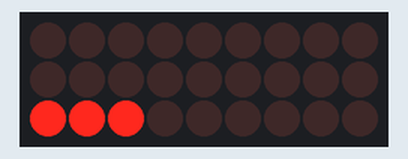
Bench run of a sketch on a simulated Arduino Uno, built with avr-gcc and run on an emulated ATmega328P. Parts: 9×3 LED matrix. Wiring (inferred from the names in the program): LED matrix (orientation assumed): rows pin 12, pin 13, pin 11; columns pin 2, pin 3, pin 4, pin 5, pin 6, pin 7, pin 8, pin 9, pin 10. Random numbers use the default seed unless the sketch sets one.

Above: at 0.09 s.
At 4.27 s:
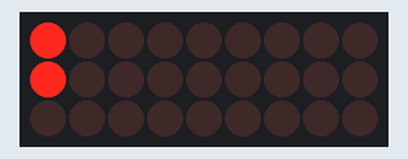
At 8.8 s:
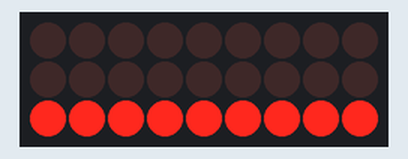
At 17.47 s:
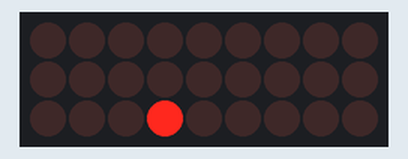
At 25.4 s:
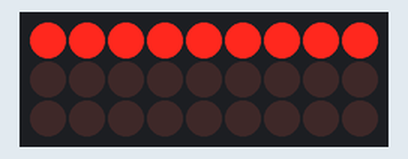
At 34.9 s:
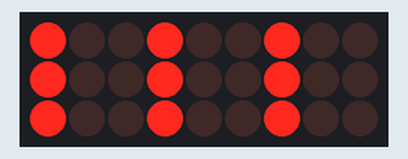

The sketch:

led_cube.ino
```cpp
int c1 = 2;
int c2 = 3;
int c3 = 4;
int c4 = 5;
int c5 = 6;
int c6 = 7;
int c7 = 8;
int c8 = 9;
int c9 = 10;
int r1 = 11;
int r2 = 12;
int r3 = 13;
float w = .5;
int t = 2;
int which = 0;
void setup() {
  for(int x = 2; x <= 13; x++){
    pinMode(x, OUTPUT);
  }
 randomSeed(analogRead(0));
}


void loop() {
  which = random(1, 7);

  switch(which){
  case 1:
    single_run_1_27(100 * w, 1 * t);
    break;
  case 2:
    vertical_run_1_27(100 * w, 1 * t);
    break;
  case 3:
    rows_horizontal(50 * w, 1 * t);
    break;
  case 4:
    rows_horizontal_2(50 * w, 1 * t);
    break;
  case 5:
    layers_vertical(25 * w, 2 * t);
    break;
  case 6:
    layers_horizontal(25 * w, 2 * t);
    break;
  }

}


//Turn on an LED
void turnon(int c, int r){
  digitalWrite(c, HIGH);
  if(r == r1){
    digitalWrite(r1, LOW);
    digitalWrite(r2, HIGH);
    digitalWrite(r3, HIGH);
  }
  if(r == r2){
    digitalWrite(r1, HIGH);
    digitalWrite(r2, LOW);
    digitalWrite(r3, HIGH);
  }
  if(r == r3){
    digitalWrite(r1, HIGH);
    digitalWrite(r2, HIGH);
    digitalWrite(r3, LOW);
  }
}


//Turn off all LED's
void turnoff(){
  digitalWrite(c1, LOW);
  digitalWrite(c2, LOW);
  digitalWrite(c3, LOW);
  digitalWrite(c4, LOW);
  digitalWrite(c5, LOW);
  digitalWrite(c6, LOW);
  digitalWrite(c7, LOW);
  digitalWrite(c8, LOW);
  digitalWrite(c9, LOW);
  digitalWrite(r1, LOW);
  digitalWrite(r2, LOW);
  digitalWrite(r3, LOW);
}

// flash led on and then off
void flash(int c, int r, int d){
  turnon(c, r);
  delay(d);
  turnoff();
}

//Patterns
//Single run 1-27
void single_run_1_27(int s, int c){
  for(int i = 0; i < c; i++){
    //row1
    flash(c1, r1, s);
    flash(c2, r1, s);
    flash(c3, r1, s);
    flash(c4, r1, s);
    flash(c5, r1, s);
    flash(c6, r1, s);
    flash(c7, r1, s);
    flash(c8, r1, s);
    flash(c9, r1, s);

    //row2
    flash(c1, r2, s);
    flash(c2, r2, s);
    flash(c3, r2, s);
    flash(c4, r2, s);
    flash(c5, r2, s);
    flash(c6, r2, s);
    flash(c7, r2, s);
    flash(c8, r2, s);
    flash(c9, r2, s);

    //row3
    flash(c1, r3, s);
    flash(c2, r3, s);
    flash(c3, r3, s);
    flash(c4, r3, s);
    flash(c5, r3, s);
    flash(c6, r3, s);
    flash(c7, r3, s);
    flash(c8, r3, s);
    flash(c9, r3, s);
  }
}

//vertical run 1-27
void vertical_run_1_27(int s, int c){
  for(int i = 0; i < c; i++){
    //col1
    flash(c1, r1, s);
    flash(c1, r2, s);
    flash(c1, r3, s);

    //col2
    flash(c2, r1, s);
    flash(c2, r2, s);
    flash(c2, r3, s);

    //col3
    flash(c3, r1, s);
    flash(c3, r2, s);
    flash(c3, r3, s);

    //col4
    flash(c4, r1, s);
    flash(c4, r2, s);
    flash(c4, r3, s);

    //col5
    flash(c5, r1, s);
    flash(c5, r2, s);
    flash(c5, r3, s);

    //col6
    flash(c6, r1, s);
    flash(c6, r2, s);
    flash(c6, r3, s);

    //col7
    flash(c7, r1, s);
    flash(c7, r2, s);
    flash(c7, r3, s);

    //col8
    flash(c8, r1, s);
    flash(c8, r2, s);
    flash(c8, r3, s);

    //col9
    flash(c9, r1, s);
    flash(c9, r2, s);
    flash(c9, r3, s);
  }
}

//horizontal rows
void rows_horizontal(int s, int c){
  for(int x = 0; x < c; x++){
    //first row
    for (int i = 0; i < s; i++){
      flash(c1, r1, 1);
      flash(c2, r1, 1);
      flash(c3, r1, 1);
    }

    //second row
    for (int i = 0; i < s; i++){
      flash(c4, r1, 1);
      flash(c5, r1, 1);
      flash(c6, r1, 1);
    }

    //third row
    for (int i = 0; i < s; i++){
      flash(c7, r1, 1);
      flash(c8, r1, 1);
      flash(c9, r1, 1);
    }

    //fourth row
    for (int i = 0; i < s; i++){
      flash(c1, r2, 1);
      flash(c2, r2, 1);
      flash(c3, r2, 1);
    }

    //fifth row
    for (int i = 0; i < s; i++){
      flash(c4, r2, 1);
      flash(c5, r2, 1);
      flash(c6, r2, 1);
    }

    //sixth row
    for (int i = 0; i < s; i++){
      flash(c7, r2, 1);
      flash(c8, r2, 1);
      flash(c9, r2, 1);
    }

    //seventh row
    for (int i = 0; i < s; i++){
      flash(c1, r3, 1);
      flash(c2, r3, 1);
      flash(c3, r3, 1);
    }

    //eighth row
    for (int i = 0; i < s; i++){
      flash(c4, r3, 1);
      flash(c5, r3, 1);
      flash(c6, r3, 1);
    }

    //nineth row
    for (int i = 0; i < s; i++){
      flash(c7, r3, 1);
      flash(c8, r3, 1);
      flash(c9, r3, 1);
    }

    //eighth row
    for (int i = 0; i < s; i++){
      flash(c4, r3, 1);
      flash(c5, r3, 1);
      flash(c6, r3, 1);
    }

    //seventh row
    for (int i = 0; i < s; i++){
      flash(c1, r3, 1);
      flash(c2, r3, 1);
      flash(c3, r3, 1);
    }

    //sixth row
    for (int i = 0; i < s; i++){
      flash(c7, r2, 1);
      flash(c8, r2, 1);
      flash(c9, r2, 1);
    }

    //fifth row
    for (int i = 0; i < s; i++){
      flash(c4, r2, 1);
      flash(c5, r2, 1);
      flash(c6, r2, 1);
    }

    //fourth row
    for (int i = 0; i < s; i++){
      flash(c1, r2, 1);
      flash(c2, r2, 1);
      flash(c3, r2, 1);
    }

    //third row
    for (int i = 0; i < s; i++){
      flash(c7, r1, 1);
      flash(c8, r1, 1);
      flash(c9, r1, 1);
    }

    //second row
    for (int i = 0; i < s; i++){
      flash(c4, r1, 1);
      flash(c5, r1, 1);
      flash(c6, r1, 1);
    }

    //first row
    for (int i = 0; i < s; i++){
      flash(c1, r1, 1);
      flash(c2, r1, 1);
      flash(c3, r1, 1);
    }
  }
}

//horizontal rows the other way
void rows_horizontal_2(int s, int c){
  for(int x = 0; x < c; x++){
    //first row
    for (int i = 0; i < s; i++){
      flash(c1, r1, 1);
      flash(c4, r1, 1);
      flash(c7, r1, 1);
    }

    //second row
    for (int i = 0; i < s; i++){
      flash(c2, r1, 1);
      flash(c5, r1, 1);
      flash(c8, r1, 1);
    }

    //third row
    for (int i = 0; i < s; i++){
      flash(c3, r1, 1);
      flash(c6, r1, 1);
      flash(c9, r1, 1);
    }

    //fourth row
    for (int i = 0; i < s; i++){
      flash(c1, r2, 1);
      flash(c4, r2, 1);
      flash(c7, r2, 1);
    }

    //fifth row
    for (int i = 0; i < s; i++){
      flash(c2, r2, 1);
      flash(c5, r2, 1);
      flash(c8, r2, 1);
    }

    //sixth row
    for (int i = 0; i < s; i++){
      flash(c3, r2, 1);
      flash(c6, r2, 1);
      flash(c9, r2, 1);
    }

    //seventh row
    for (int i = 0; i < s; i++){
      flash(c1, r3, 1);
      flash(c4, r3, 1);
      flash(c7, r3, 1);
    }

    //eighth row
    for (int i = 0; i < s; i++){
      flash(c2, r3, 1);
      flash(c5, r3, 1);
      flash(c8, r3, 1);
    }

    //nineth row
    for (int i = 0; i < s; i++){
      flash(c3, r3, 1);
      flash(c6, r3, 1);
      flash(c9, r3, 1);
    }

    //eighth row
    for (int i = 0; i < s; i++){
      flash(c2, r3, 1);
      flash(c5, r3, 1);
      flash(c8, r3, 1);
    }

    //seventh row
    for (int i = 0; i < s; i++){
      flash(c1, r3, 1);
      flash(c4, r3, 1);
      flash(c7, r3, 1);
    }

    //sixth row
    for (int i = 0; i < s; i++){
      flash(c3, r2, 1);
      flash(c6, r2, 1);
      flash(c9, r2, 1);
    }

    //fifth row
    for (int i = 0; i < s; i++){
      flash(c2, r2, 1);
      flash(c5, r2, 1);
      flash(c8, r2, 1);
    }

    //fourth row
    for (int i = 0; i < s; i++){
      flash(c1, r2, 1);
      flash(c4, r2, 1);
      flash(c7, r2, 1);
    }

    //third row
    for (int i = 0; i < s; i++){
      flash(c3, r1, 1);
      flash(c6, r1, 1);
      flash(c9, r1, 1);
    }

    //second row
    for (int i = 0; i < s; i++){
      flash(c2, r1, 1);
      flash(c5, r1, 1);
      flash(c8, r1, 1);
    }

    //first row
    for (int i = 0; i < s; i++){
      flash(c1, r1, 1);
      flash(c4, r1, 1);
      flash(c7, r1, 1);
    }
  }
}

// Layers from bottom to top and then back down
void layers_vertical(int s, int c){
  //layer 1
  for(int i = 0; i < c; i++){
    for(int x = 0; x < s; x++){
      flash(c1, r1, 1);
      flash(c2, r1, 1);
      flash(c3, r1, 1);
      flash(c4, r1, 1);
      flash(c5, r1, 1);
      flash(c6, r1, 1);
      flash(c7, r1, 1);
      flash(c8, r1, 1);
      flash(c9, r1, 1);
    }

    //layer 2
    for(int x = 0; x < s; x++){
      flash(c1, r2, 1);
      flash(c2, r2, 1);
      flash(c3, r2, 1);
      flash(c4, r2, 1);
      flash(c5, r2, 1);
      flash(c6, r2, 1);
      flash(c7, r2, 1);
      flash(c8, r2, 1);
      flash(c9, r2, 1);
    }

    //layer 1
    for(int x = 0; x < s; x++){
      flash(c1, r3, 1);
      flash(c2, r3, 1);
      flash(c3, r3, 1);
      flash(c4, r3, 1);
      flash(c5, r3, 1);
      flash(c6, r3, 1);
      flash(c7, r3, 1);
      flash(c8, r3, 1);
      flash(c9, r3, 1);
    }

    //layer 2
    for(int x = 0; x < s; x++){
      flash(c1, r2, 1);
      flash(c2, r2, 1);
      flash(c3, r2, 1);
      flash(c4, r2, 1);
      flash(c5, r2, 1);
      flash(c6, r2, 1);
      flash(c7, r2, 1);
      flash(c8, r2, 1);
      flash(c9, r2, 1);
    }

    //layer 1
    for(int x = 0; x < s; x++){
      flash(c1, r1, 1);
      flash(c2, r1, 1);
      flash(c3, r1, 1);
      flash(c4, r1, 1);
      flash(c5, r1, 1);
      flash(c6, r1, 1);
      flash(c7, r1, 1);
      flash(c8, r1, 1);
      flash(c9, r1, 1);
    }
  }
}

// Layers from left to right and then back down
void layers_horizontal(int s, int c){
  //layer 1
  for(int i = 0; i < c; i++){
    for(int x = 0; x < s; x++){
      flash(c1, r1, 1);
      flash(c1, r2, 1);
      flash(c1, r3, 1);
      flash(c4, r1, 1);
      flash(c4, r2, 1);
      flash(c4, r3, 1);
      flash(c7, r1, 1);
      flash(c7, r2, 1);
      flash(c7, r3, 1);
    }

    //layer 2
    for(int x = 0; x < s; x++){
      flash(c2, r1, 1);
      flash(c2, r2, 1);
      flash(c2, r3, 1);
      flash(c5, r1, 1);
      flash(c5, r2, 1);
      flash(c5, r3, 1);
      flash(c8, r1, 1);
      flash(c8, r2, 1);
      flash(c8, r3, 1);
    }

    //layer 3
    for(int x = 0; x < s; x++){
      flash(c3, r1, 1);
      flash(c3, r2, 1);
      flash(c3, r3, 1);
      flash(c6, r1, 1);
      flash(c6, r2, 1);
      flash(c6, r3, 1);
      flash(c9, r1, 1);
      flash(c9, r2, 1);
      flash(c9, r3, 1);
    }

    //layer 2
    for(int x = 0; x < s; x++){
      flash(c2, r1, 1);
      flash(c2, r2, 1);
      flash(c2, r3, 1);
      flash(c5, r1, 1);
      flash(c5, r2, 1);
      flash(c5, r3, 1);
      flash(c8, r1, 1);
      flash(c8, r2, 1);
      flash(c8, r3, 1);
    }

    //layer 1
    for(int x = 0; x < s; x++){
      flash(c1, r1, 1);
      flash(c1, r2, 1);
      flash(c1, r3, 1);
      flash(c4, r1, 1);
      flash(c4, r2, 1);
      flash(c4, r3, 1);
      flash(c7, r1, 1);
      flash(c7, r2, 1);
      flash(c7, r3, 1);
    }
  }
}
```
